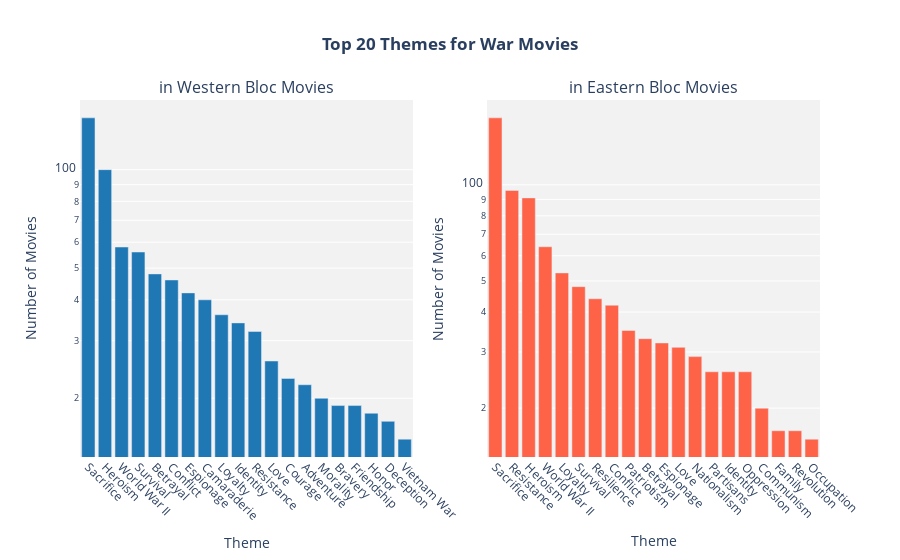

Notebook code for this chart:
### Code cell
# remove war from themes
western_war_themes_counts = western_war_themes_counts[
    western_war_themes_counts.index != "War"
]
eastern_war_themes_counts = eastern_war_themes_counts[
    eastern_war_themes_counts.index != "War"
]

plot_side_by_side(
    western_war_themes_counts.reset_index(),
    eastern_war_themes_counts.reset_index(),
    x_column="theme",
    y_column="count",
    title="Top 20 Themes for War Movies",
)

### Figure 1 — Plotly figure (JSON) as saved in the notebook; plotly's stock layout.template omitted (floating-point values rounded to 4 significant figures; data arrays with more than 128 entries replaced by an {"elided": "..."} marker saying what was removed)
{"data": [{"hovertemplate": "%{x}: %{y}<extra></extra>", "marker": {"color": "#1f77b4"}, "type": "bar", "x": ["Sacrifice", "Heroism", "World War II", "Survival", "Betrayal", "Conflict", "Espionage", "Camaraderie", "Loyalty", "Identity", "Resistance", "Love", "Courage", "Adventure", "Morality", "Bravery", "Friendship", "Honor", "Deception", "Vietnam War"], "xaxis": "x", "y": {"elided": "624 int values"}, "yaxis": "y"}, {"hovertemplate": "%{x}: %{y}<extra></extra>", "marker": {"color": "#ff6347"}, "type": "bar", "x": ["Sacrifice", "Resistance", "Heroism", "World War II", "Loyalty", "Survival", "Resilience", "Conflict", "Patriotism", "Betrayal", "Espionage", "Love", "Nationalism", "Partisans", "Identity", "Oppression", "Communism", "Family", "Revolution", "Occupation"], "xaxis": "x2", "y": {"elided": "714 int values"}, "yaxis": "y2"}], "layout": {"annotations": [{"font": {"size": 16}, "showarrow": false, "text": "in Western Bloc Movies", "x": 0.225, "xanchor": "center", "xref": "paper", "y": 1, "yanchor": "bottom", "yref": "paper"}, {"font": {"size": 16}, "showarrow": false, "text": "in Eastern Bloc Movies", "x": 0.775, "xanchor": "center", "xref": "paper", "y": 1, "yanchor": "bottom", "yref": "paper"}], "plot_bgcolor": "#F2F2F2", "showlegend": false, "title": {"font": {"weight": "bold"}, "text": "Top 20 Themes for War Movies", "x": 0.5}, "xaxis": {"anchor": "y", "domain": [0, 0.45], "tickangle": 45, "title": {"text": "Theme"}}, "xaxis2": {"anchor": "y2", "domain": [0.55, 1], "tickangle": 45, "title": {"text": "Theme"}}, "yaxis": {"anchor": "x", "domain": [0, 1], "title": {"text": "Number of Movies"}, "type": "log"}, "yaxis2": {"anchor": "x2", "domain": [0, 1], "title": {"text": "Number of Movies"}, "type": "log"}}}
